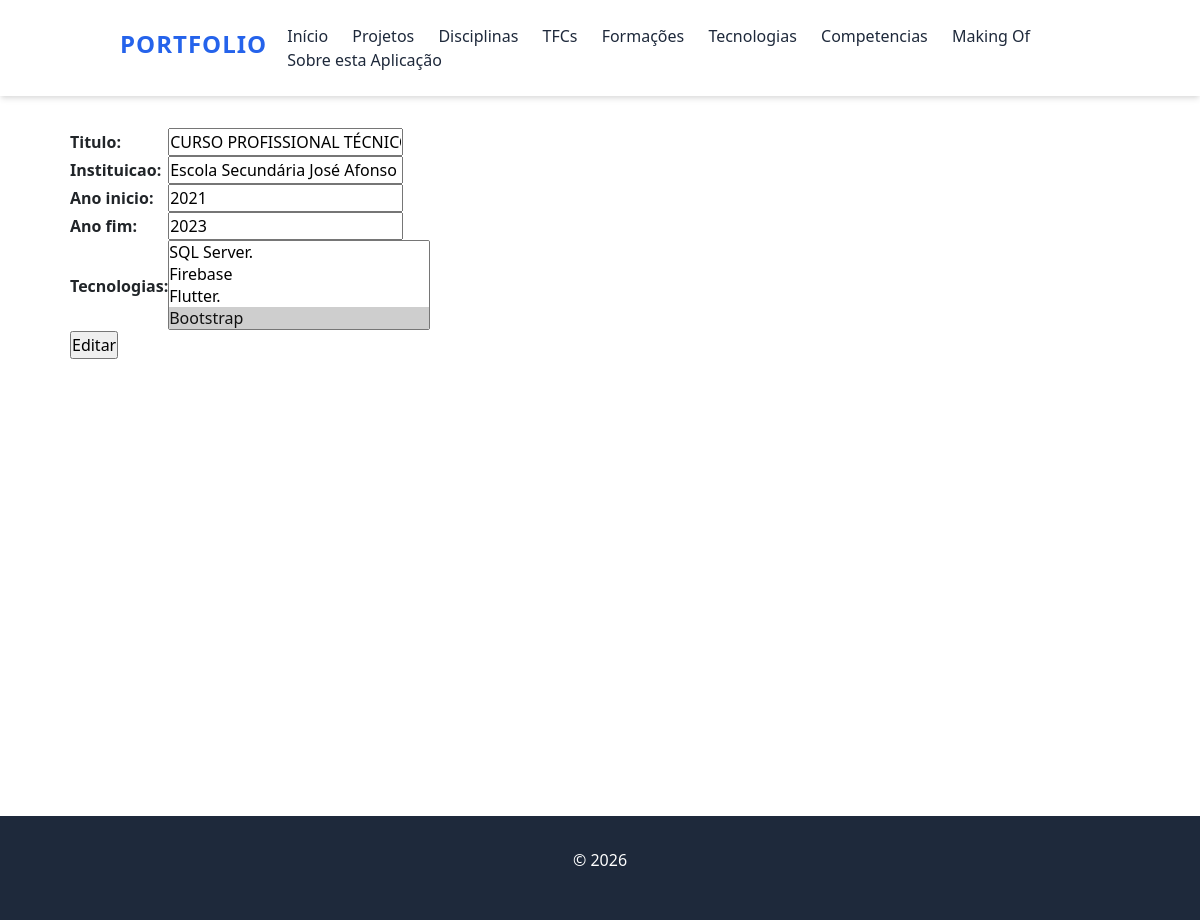
The app's page /editarFormacao/1, older data.
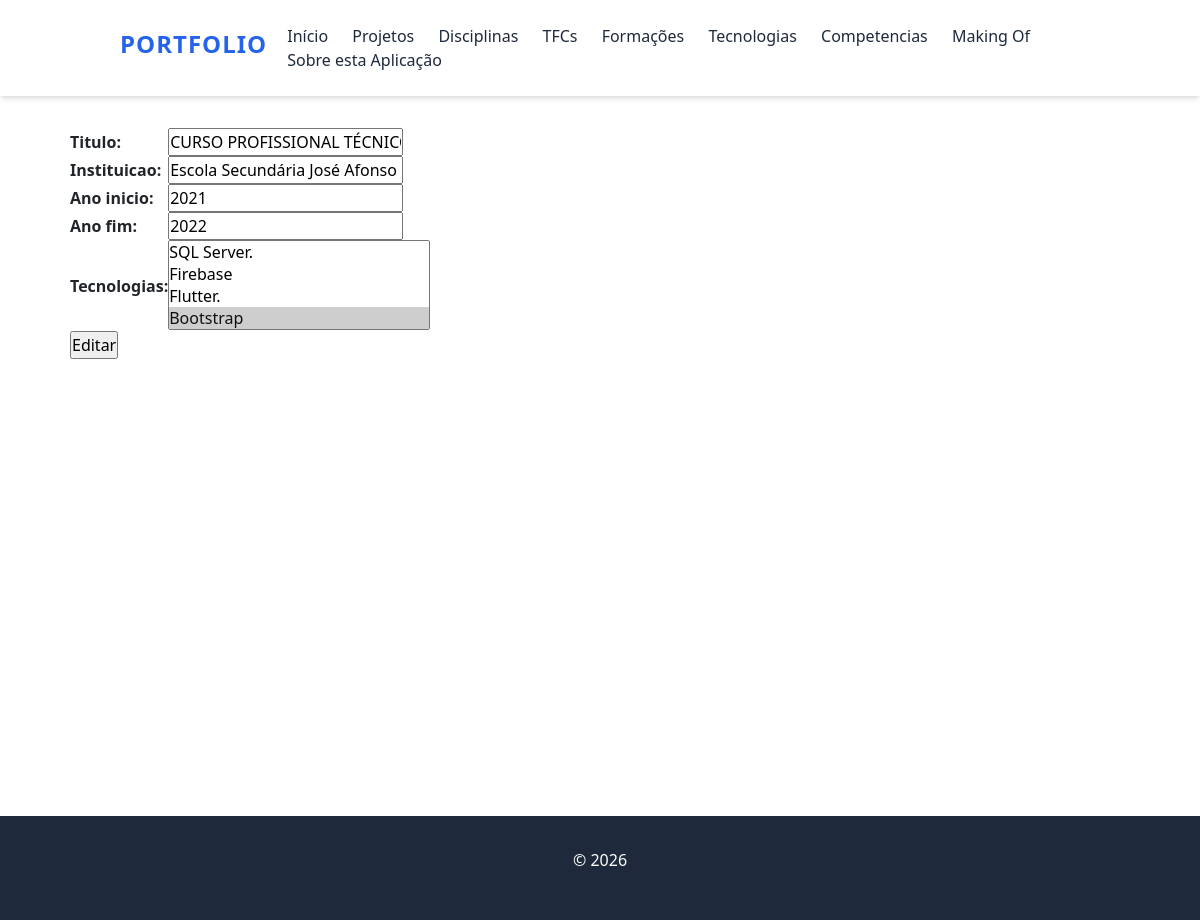
The same page, newer data.
### portfolio/models.py (models this page shows, shortened)
class Formacao(models.Model):
    titulo = models.CharField(max_length=200)
    instituicao = models.CharField(max_length=200)
    ano_inicio = models.IntegerField()
    ano_fim = models.IntegerField(null=True, blank=True)
    tecnologias = models.ManyToManyField(Tecnologia, related_name='formacoes')

### portfolio/views.py (the view)
# urls.py: path('editarFormacao/<int:id>',views.editarformacao_list_view, name='editarFormacao'),
def editarformacao_list_view(request,id):
    formacao = Formacao.objects.get(id=id)
    if request.POST:
        form = FormacaoForm(request.POST or None, request.FILES, instance = formacao)
        if(form.is_valid()):
            form.save()
            return redirect('portfolio:formacao')
    else:
        form = FormacaoForm(instance = formacao)
    context = {'form': form,'formacao':formacao}
    return render(request,'portfolio/editarFormacao.html',context)

### portfolio/forms.py
class FormacaoForm(forms.ModelForm):
    class Meta:
        model = Formacao
        fields = '__all__'

### portfolio/models.py (called while the page is built)
    def __str__(self):
        return self.nome

### portfolio/templates/portfolio/editarFormacao.html (shortened to what this page needs)
{% extends 'portfolio/base.html' %}
{% load static %}
{% block content %}
<form action="" method="POST" enctype="multipart/form-data">
    <table>
        {{form.as_table}}
    </table>
    <input type="submit" value = "Editar">
</form>
{% endblock %}

Row changes from the older to the newer data that the page shows:
changed Formacao "CURSO PROFISSIONAL TÉCNICO DE GESTÃO E PROGRAMAÇÃO DE SISTEMAS INFORMÁTICOS": ano_fim "2023" → "2022"
